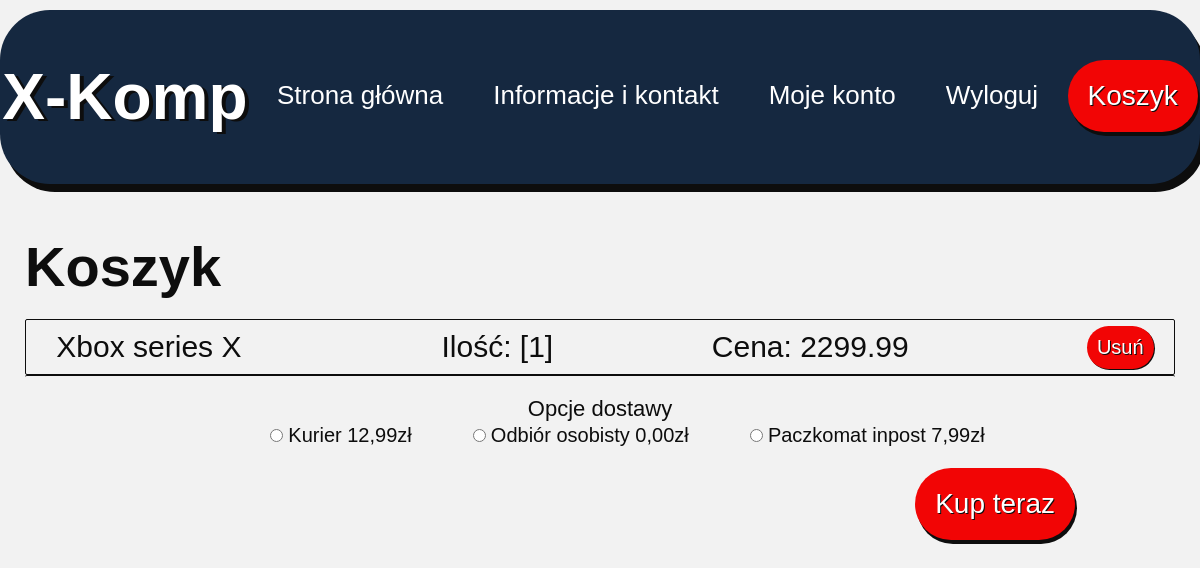
The app's page /koszyk (signed in) with its own data.
### Produkty/models.py (models this page shows, shortened)
class Koszyk_Przedmioty(models.Model):
    przedmiot = models.ForeignKey(Produkty, on_delete=models.CASCADE)
    ilosc = models.IntegerField(default=1)
    cart = models.ForeignKey(Koszyk, on_delete=models.CASCADE)
    class Meta:
        verbose_name = "Przedmioty w Koszyku"
        verbose_name_plural = "Przedmioty w Koszykach"

class Produkty(models.Model):
    nazwa = models.CharField(max_length=50)
    producent = models.ForeignKey(Producent, on_delete=models.CASCADE, null=True)
    kategoria = models.ForeignKey(Kategoria, on_delete=models.CASCADE, null=True)
    opis = models.TextField(blank=True)
    cena = models.DecimalField(max_digits=8, decimal_places=2)
    def __str__(self):
        return self.nazwa
    class Meta:
        verbose_name = "Produkt"
        verbose_name_plural = "Produkty"

### Produkty/views.py (the view)
# urls.py: path('koszyk',koszyk,name='koszyk'),
def koszyk(request):
    obecny_uzytkownik = request.user.id
    przedmioty_w_koszyku = Koszyk_Przedmioty.objects.filter(cart=obecny_uzytkownik)
    dane = {'obecny_uzytkownik':obecny_uzytkownik,'przedmioty_w_koszyku':przedmioty_w_koszyku}
    return render(request,'koszyk.html',dane)

### Produkty/templates/koszyk.html (shortened to what this page needs)
{% load static %}
    <link rel="stylesheet" type="text/css" href="{% static 'produkty/style.css' %}">
<header>
      <h1 class="logo">X-Komp</h1>
      <ul class="list">
        <li><a href="{% url 'strona_glowna' %}">Strona główna</a></li>
        <li><a href="#">Informacje i kontakt</a></li>
          {% if user.is_authenticated %}
            <li><a href="{% url 'mojekonto' %}">Moje konto</a></li>
            <li><a href="{% url 'wyloguj' %}">Wyloguj</a></li>
          {% else %}
            <li><a href="{% url 'logowanie' %}">Zaloguj</a></li>
          <li><a href="{% url 'rejestracja' %}">Zarejestruj</a></li>
          {% endif %}
      </ul>
      <a href="{% url 'koszyk' %}" class="button"><button>Koszyk</button></a>
    </header>
<div class='koszyk'>
<h2>Koszyk</h2>
{% if user.is_authenticated %}
	{% if przedmioty_w_koszyku|length > 0 %}
		{% for produkt in przedmioty_w_koszyku %}
			<div class='prod_koszyk'>
				<p>{{ produkt.przedmiot }}</p>    <p>Ilość: [{{ produkt.ilosc }}]</p>    <p>Cena: {{produkt.przedmiot.cena}} </p>
				<a href="{% url 'usun_z_koszyka' produkt.przedmiot_id %}" class="usun"><button>Usuń</button></a>
			</div>
		{% endfor %}
		<form class='opcje_dostawy'>
			<p>Opcje dostawy</p>
			<label><input type="radio" name = 'dostawa' >Kurier 12,99zł</label>
			<label><input type="radio" name = 'dostawa' >Odbiór osobisty 0,00zł</label>
			<label><input type="radio" name = 'dostawa' >Paczkomat inpost 7,99zł</label>
		</form>
		<a href="{% url 'kup_teraz' user.id %}" class="button"><button>Kup teraz</button></a>
	{% else %}
		<p>Twój koszyk jest pusty.</p>
	{% endif %}
{% else %}
	<p>Zaloguj się aby dodać do koszyka.</p>
{% endif %}
</div>

### Produkty/static/produkty/style.css (style rules this page uses)
* { font-family: "Raleway", sans-serif; margin: 0; padding: 0; box-sizing: border-box; }
header { padding-top: 50px; margin-top: 10px; display: flex; margin: auto; margin-top: 10px; color: rgb(255, 255, 255); justify-content: space-around; padding-bottom: 30px; margin-bottom: 50px; border-radius: 50px; background-color: #152840; box-shadow: 5px 8px #0D0D0D; text-shadow: 4px 2px #0D0D0D; }
.logo { font-size: 4rem; padding-bottom: 20px; }
.list { list-style: none; display: flex; }
.list li { margin: 20px 25px; }
.list li a { color: rgb(255, 255, 255); text-decoration: none; font-size: 26px; }
.button button { color: white; border: none; border-radius: 50px; background-color: #F20505; padding: 20px; font-size: 28px; box-shadow: 2px 4px #0D0D0D; text-shadow: 1px 1px #0D0D0D; }
.koszyk h2 { font-size: 3.5rem; margin-bottom: 20px; }
.koszyk { margin: 25px; color: #0D0D0D; font-size: 30px; }
.prod_koszyk { border: 1px solid #0D0D0D; border-radius: 2px; display: grid; grid-template-columns: 30% 20% 30% auto; justify-content: space-around; align-items: center; }
.prod_koszyk p { margin: 10px; }
.koszyk .button { float: right; margin-right: 100px; }
.opcje_dostawy { border-top: 1px solid #0D0D0D; border-radius: 2px; text-align: center; font-size: 22px; padding: 20px; }
.opcje_dostawy label input { margin-left: 30px; margin-right: 5px; }
.usun button { float: right; color: white; border: none; border-radius: 45px; background-color: #F20505; padding: 10px; font-size: 20px; box-shadow: 1px 1px #0D0D0D; text-shadow: 1px 1px #0D0D0D; }
.logowanie p, a { text-shadow: none; font-size: 18px; text-align: center; color: #e0dfdf; }
.rej p, a { text-shadow: none; font-size: 18px; text-align: center; color: #e0dfdf; }
label { margin-left: 25px; font-size: 20px; }

### records on screen
Koszyk_Przedmioty: przedmiot "Xbox series X", ilosc "1", przedmiot.cena "2299.99"
